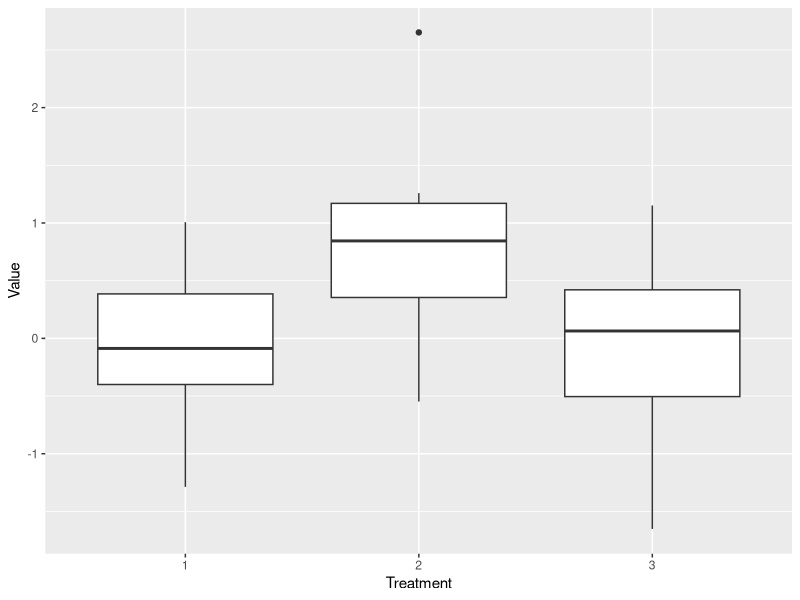
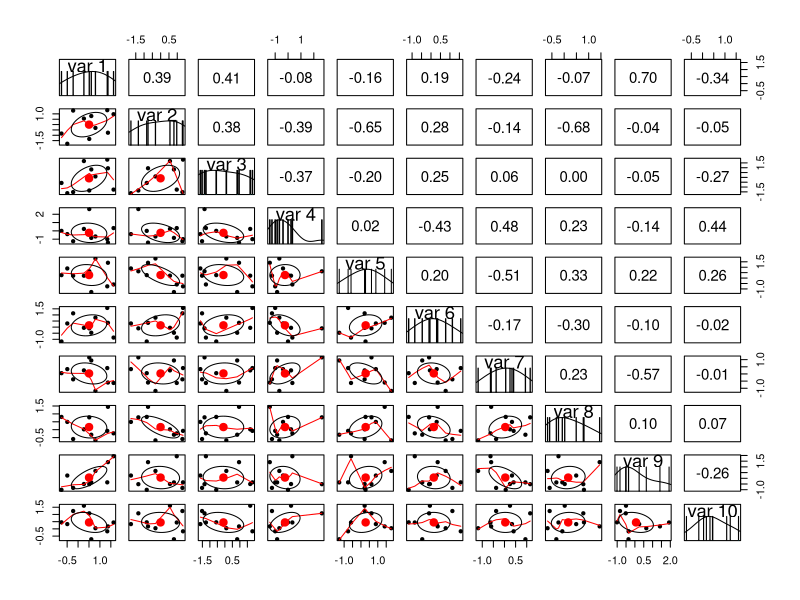
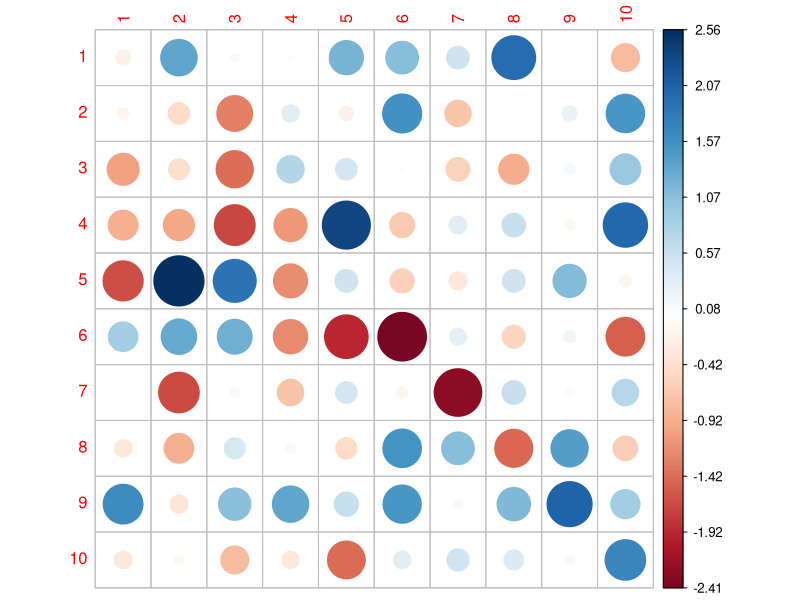

Reproduce these figures in R, in order.
## ---- chunk 1
knitr::opts_chunk$set(echo = TRUE)
library(ggplot2)
## ---- chunk 2
dat <- data.frame(x=runif(100,-2,2))
dat$y <- rnorm(100,1+2*dat$x,1)
m <- lm(y~x,dat)

#before
pred <- coef(m)[1] + coef(m)[2]*dat$x

#after
pred_p <- predict(m)
pred == pred_p
## ---- chunk 3
visvar <- function(Var,data){
  g <- ggplot(data,aes_string(x="Treatment",y=Var))+geom_boxplot()
  return(g)
}

dat <- data.frame(Treatment=gl(n = 3,k = 10),Value=rnorm(30))
visvar("Value",dat)
## ---- chunk 4
x <- rep(1,10)
y <- rep(2,10)

#without vectorization
for(i in 1:10) print(x[i] + y[i])

#with vectorization
x + y

#beware of internal R tricks
x + c(1,2)
x + c(1,2,3)
## ---- chunk 5
x<-runif(10,-2,2)
ifelse(x<0,"Yes","No")
## ---- chunk 6
f <- function(n){
  return(rep(10,n))
}
f(10) + 1
## ---- chunk 7
(x<-rpois(10,10))
sum(x>10)
## ---- chunk 8
(newdat <- expand.grid(Treatment=c("Low","Medium","High"),Light=1:10))
## ---- chunk 9
dat <- data.frame(Treatment=gl(n = 3,k=10),Light=runif(30))
(modmat <- model.matrix(~Treatment*Light,dat))
## ---- chunk 10
#example 1 with psych
library(psych)
pairs.panels(matrix(rnorm(100),ncol=10))
## ---- chunk 11
#example with corrplot
library(corrplot)
corrplot(matrix(rnorm(100),ncol=10),is.corr=FALSE)
## ---- chunk 12
dat <- data.frame(x=rnorm(10),y=rnorm(10))
with(dat,cor(x,y))
## ---- chunk 13
dat <- data.frame(x=rnorm(30),y=rnorm(30),Treatment=gl(n = 3,k = 10))
#get the maximum from the x column
by(dat$x,dat$Treatment,max)
#get the mean per treatment 
by(dat[,1:2],dat$Treatment,function(x) apply(x,2,mean))
## ---- chunk 14
dat <- data.frame(x1=rnorm(10),x2=rnorm(10), x3=rnorm(10), x4=rnorm(10), y=rnorm(10) )
F1 <- formula(y ~ x1 + x2 +x3)
model_1 <- lm(F1, data=dat)
# you can add or remove variables from the object with 'update()'
model_2 <- update(model_1,.~.-x3)
model_3 <- update(model_1,.~.+x4)

summary(model_1)
summary(model_2)
summary(model_3)
